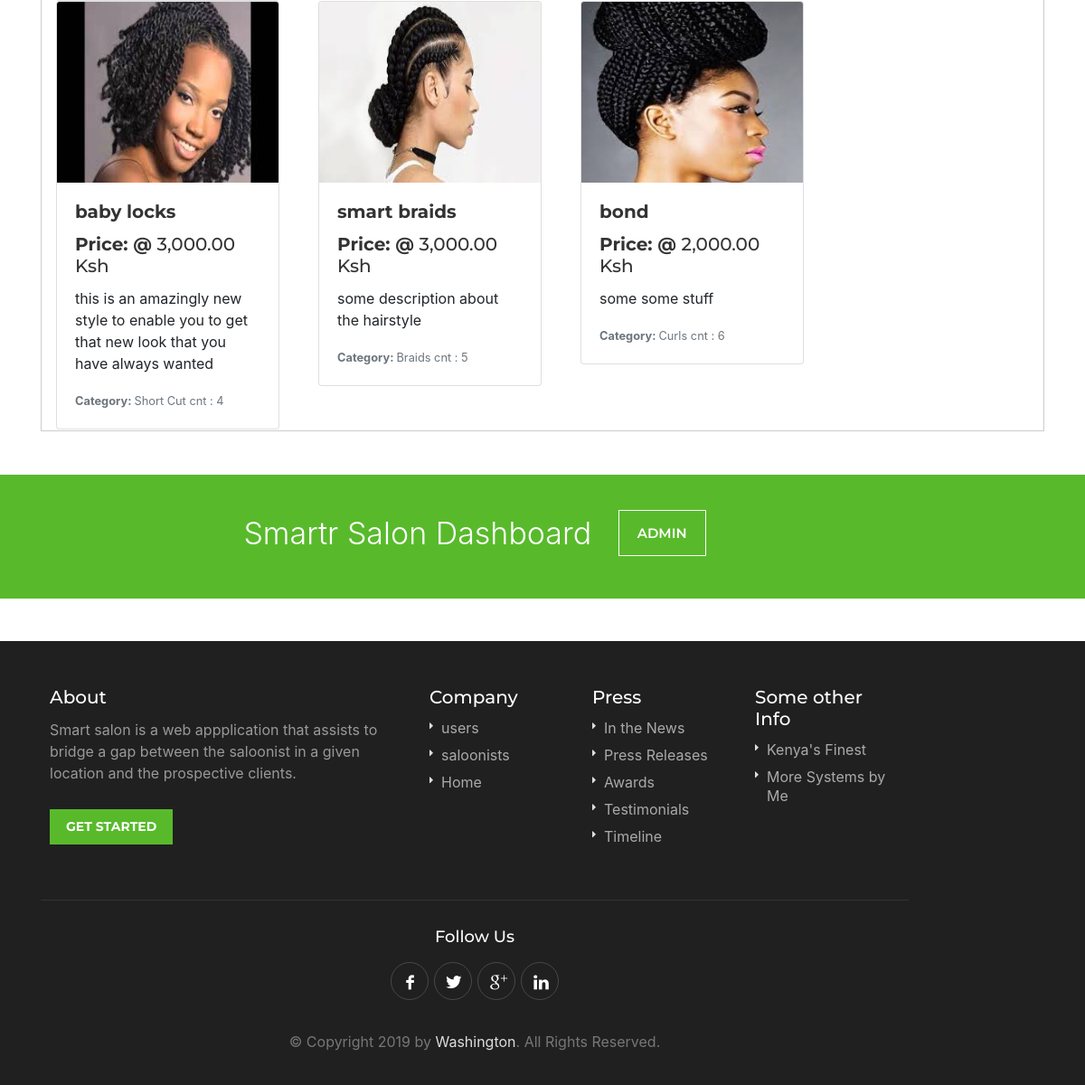
The page /salonist/styles.php (signed in, lower part) on the database as committed earlier.
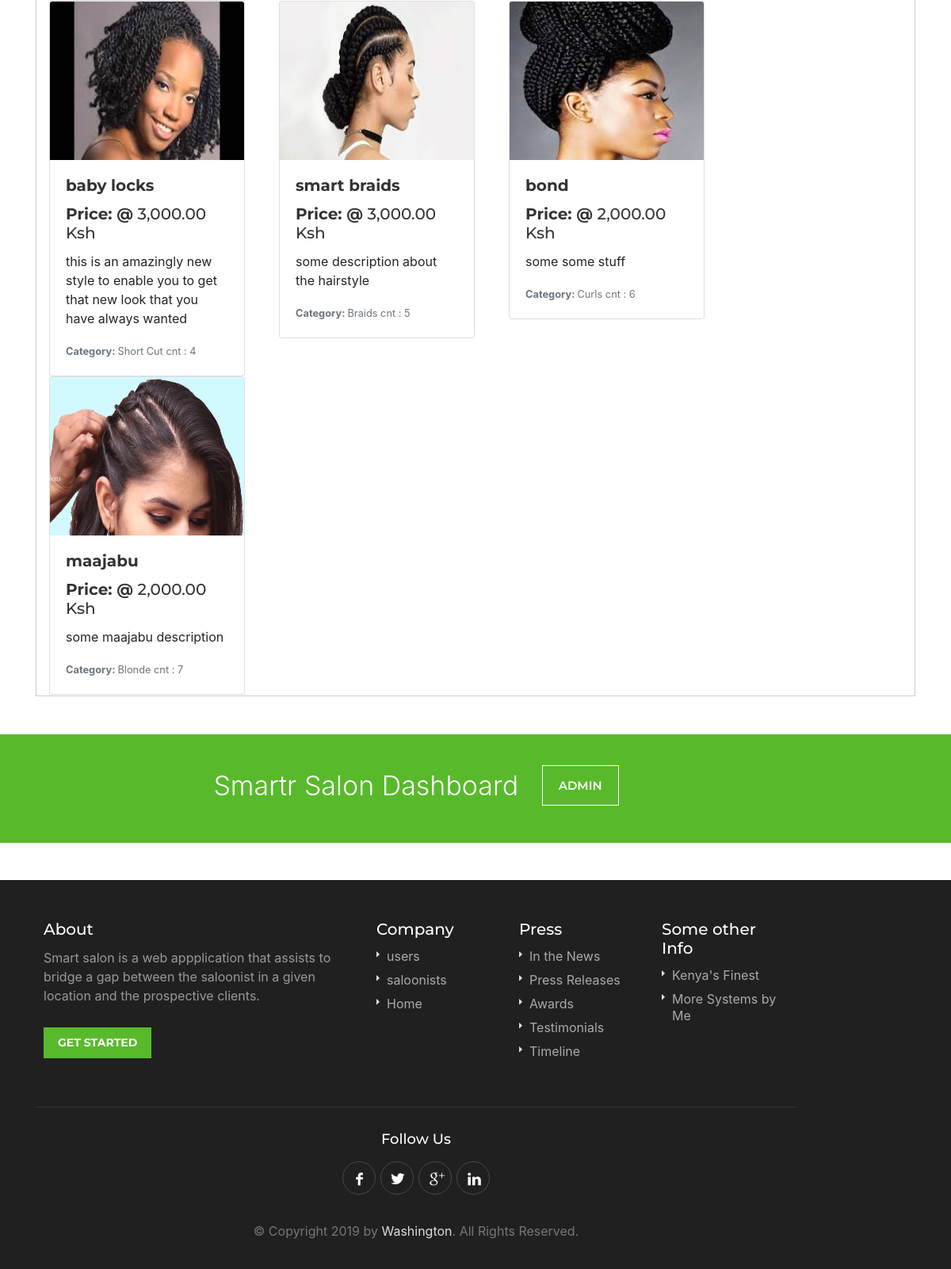
The same page on the database as committed later.
### tables this page shows
CREATE TABLE `styles` (
  `id` int(11) NOT NULL,
  `image` varchar(100) NOT NULL,
  `sname` varchar(40) NOT NULL,
  `scategory` varchar(40) NOT NULL,
  `sprice` double NOT NULL,
  `sdescription` varchar(255) NOT NULL,
  `salonistid` int(11) NOT NULL,
  `salonistname` varchar(40) NOT NULL
);

### salonist/styles.php (the view, shortened to what this page needs)
<?php
include ('server.php');
?>
<!DOCTYPE html>
<html lang="en">
<head>
<link rel="stylesheet" href="css/style.css">
<link rel="stylesheet" href="css/colors/green.css" id="colors">
<link rel="stylesheet" href="css/bootstrap.min.css">
</head>
<body>
<div id="wrapper">
<section class="section intro">
	<div class="container" id="mystyles">
		<br>
		<div style="padding: 1px 1px; border: 1px solid #ccc;">
			<?php
			$user = $_SESSION['username'];
			  $query0 = "SELECT * FROM styles  WHERE salonistname='$user'";
			  $result0 = mysqli_query($db, $query0);
			  $count=1;
			  echo '<div class="card-group">';
			  while($row = mysqli_fetch_array($result0, MYSQLI_NUM)){
				  echo '
					<div class="col-sm-3">
						<div class="card">
							<img src="styleimages/'.$row[1].'" style="width:300px; height:200px;" class="card-img-top" alt="...">
							<div class="card-body">
								<h5 class="card-title"><b>'.$row[2].'</b></h5>
								<h5 class="card-title"><b>Price:  @ </b>'.number_format($row[4],2). ' Ksh</h5>
								<p class="card-text">'.$row[5].'</p>
								<p class="card-text"><small class="text-muted"><b>Category: </b>'.$row[3].' cnt : '.$count.'</small></p>
							</div>
						</div>
					</div>';
				 	 $count = $count + 1;
			  		if ($count % 3 == 1){
				  echo '<br>';
				  }
			  }
			  echo '</div>';
			?>
		</div>
	</div>
 	<br>
</section>
<br>
<div class="infobox">
	<div class="container">
		<div class="sixteen columns">Smartr Salon Dashboard <a href="#">ADMIN</a></div>
	</div>
</div>
<div id="footer">
	<div class="container">
		<div class="seven columns">
			<h4>About</h4>
			<p>Smart salon is a web appplication that assists to bridge a gap between the saloonist in a given location
				and the prospective clients.</p>
			<a href="#" class="button">Get Started</a>
		</div>
		<div class="three columns">
			<h4>Company</h4>
			<ul class="footer-links">
				<li><a href="users.php">users</a></li>
				<li><a href="saloonists.php">saloonists</a></li>
				<li><a href="index.php">Home</a></li>
			</ul>
		</div>
		<div class="three columns">
			<h4>Press</h4>
			<ul class="footer-links">
				<li><a href="#">In the News</a></li>
				<li><a href="#">Press Releases</a></li>
				<li><a href="#">Awards</a></li>
				<li><a href="#">Testimonials</a></li>
				<li><a href="#">Timeline</a></li>
			</ul>
		</div>
		<div class="three columns">
			<h4>Some other Info</h4>
			<ul class="footer-links">
				<li><a href="#">Kenya's Finest</a></li>
				<li><a href="#">More Systems by Me</a></li>
			</ul>
		</div>
	</div>
	<div class="container">
		<div class="footer-bottom">
			<div class="sixteen columns">
				<h4>Follow Us</h4>
				<ul class="social-icons">
					<li><a class="facebook" href="#"><i class="icon-facebook"></i></a></li>
					<li><a class="twitter" href="#"><i class="icon-twitter"></i></a></li>
					<li><a class="gplus" href="#"><i class="icon-gplus"></i></a></li>
					<li><a class="linkedin" href="#"><i class="icon-linkedin"></i></a></li>
				</ul>
				<div class="copyrights">©  Copyright 2019 by <a href="#">Washington</a>. All Rights Reserved.</div>
			</div>
		</div>
	</div>
</div>
</div>
</body>
</html>

Rows that differ between the two databases and show on the page:
added styles: image (placeholder picture), sname "maajabu", sprice "2,000.00", sdescription "some maajabu description", scategory "Blonde"
